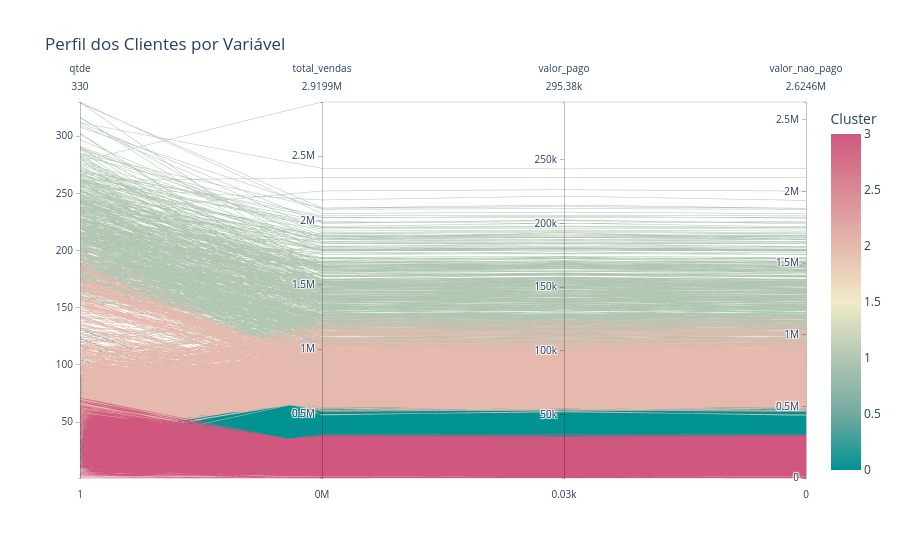

Write notebook code for a chart like this one.
### Code cell
# Gráfico de Coordenadas Paralelas (Distribuição em todas as variáveis originais)
fig_pc = px.parallel_coordinates(
    df,
    color="Cluster",
    dimensions=["qtde", "total_vendas", "valor_pago", "valor_nao_pago"],
    color_continuous_scale=px.colors.diverging.Tealrose,
    title="Perfil dos Clientes por Variável"
)
fig_pc.show()

### Figure 1 — Plotly figure (JSON) as saved in the notebook; plotly's stock layout.template omitted (floating-point values rounded to 4 significant figures; data arrays with more than 128 entries replaced by an {"elided": "..."} marker saying what was removed)
{"data": [{"dimensions": [{"label": "qtde", "values": {"elided": "14133 int values"}}, {"label": "total_vendas", "values": {"elided": "14133 float values"}}, {"label": "valor_pago", "values": {"elided": "14133 float values"}}, {"label": "valor_nao_pago", "values": {"elided": "14133 float values"}}], "domain": {"x": [0, 1], "y": [0, 1]}, "line": {"color": {"elided": "14133 int values"}, "coloraxis": "coloraxis"}, "name": "", "type": "parcoords"}], "layout": {"coloraxis": {"colorbar": {"title": {"text": "Cluster"}}, "colorscale": [[0, "rgb(0, 147, 146)"], [0.1667, "rgb(114, 170, 161)"], [0.3333, "rgb(177, 199, 179)"], [0.5, "rgb(241, 234, 200)"], [0.6667, "rgb(229, 185, 173)"], [0.8333, "rgb(217, 137, 148)"], [1, "rgb(208, 88, 126)"]]}, "legend": {"tracegroupgap": 0}, "title": {"text": "Perfil dos Clientes por Variável"}}}
